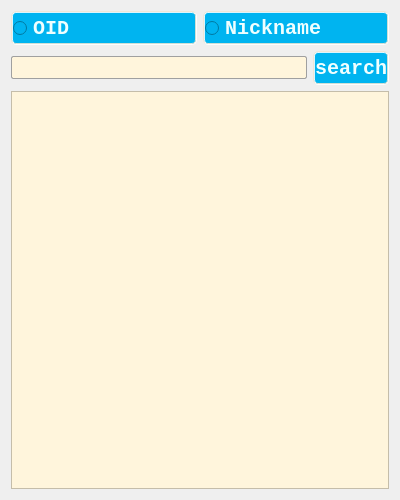
<?xml version="1.0" encoding="UTF-8"?>
<ui version="4.0">
 <class>AddFriend</class>
 <widget class="QWidget" name="AddFriend">
  <property name="geometry">
   <rect>
    <x>0</x>
    <y>0</y>
    <width>400</width>
    <height>500</height>
   </rect>
  </property>
  <property name="windowTitle">
   <string>Add friend</string>
  </property>
  <property name="styleSheet">
   <string notr="true">
#login, #MainWindow,#AddFriend
{
    /*背景色，蓝到淡黄渐变*/
    /*渐变色:rgba中最后一值为透明度,0_255&lt;-&gt;完全透明_不透明*/
    background-color: qradialgradient(cx:0.25, cy:0.25, radius:0.75, fx:0.618 fy:0.618,
                                        stop:0 rgba(20,150,220,240),
                                        stop:1 rgba(255,245,220,240));
}

#login
{
    /*宽高*/
    width: 800px;
    height: 500px;
}

#label_picture
{
    /*背景图片，注意格式*/
    border-image:url(:/res/background-images/login1.jpg) 4 4 4 4 strech strech;
    /*为logo采用特殊字体*/
    font-family: Chiller;
    font-size: 80px;
    font-weight:bold;
}


#pushButton_Login
{
    font-family:STXinwei;
    font-size: 24px;
    font-weight:bold;
}


QComboBox
{
    /*背景，淡黄*/
    background: rgb(255,245,220);
    /*边框，蓝绿*/
    border-color: rgb(0,140,180);
    border-style: groove;
    border-radius: 3px;
    border-width: 2px;
    /*前景/字体*/
    color: black;
    font-family: consolas;
    font-size: 24px;
    /*内边距*/
    padding-top: 2px;
    padding-left: 2px;
    /*宽高*/
    height: 30px;
}
/*下拉框格式*/
QComboBox QAbstractItemView
{
    /*背景，淡黄*/
    background: rgb(255,245,220);
    /*前景/字体*/
    color: black;
    font-family: consolas;
    font-size: 24px;
    /*内边距*/
    padding-top: 2px;
    padding-left: 2px;
    /*宽高*/
    height: 30px;
}
/*选中效果*/
QComboBox:on
{
    padding-top: 3px;
    padding-left: 4px;
}
/*下拉箭头容器*/
QComboBox::drop-down
{
    width: 32px;
    height: 32px;
}

/*下拉箭头*/
QComboBox::down-arrow
{
    image: url(:/res/icons/xia_la.png);
}
/*下拉箭头选中效果*/
QComboBox::down-arrow:on
{
    image: url(:/res/icons/shang_la.png);
}

/*确认框*/
QCheckBox
{
    /*前景/字体*/
    color: black;
    font-family: consolas;
    font-size: 24px;
    /*内边距*/
    padding-left:5px;
}

QCheckBox::indicator{/*选择框尺寸*/
    background-color: rgba(255, 255, 255, 0);
    border: 0px solid #b1b1b1;
        width: 30px;
        height: 30px;
}

QCheckBox::indicator:unchecked
{
    image: url(:/res/icons/kaiguan_guan.png);
}

QCheckBox::indicator:checked
{
    image: url(:/res/icons/kaiguan_kai.png);
}


/*按钮*/
QPushButton,QRadioButton
{
    /*背景，偏深蓝*/
    background-color: rgb(0,180,240);
    /*边框,淡黄*/
    border-color: rgba(240,230,210,220);
    border-radius: 5px;
    border-style: groove;
    border-width: 2px;
    /*前景/字体，淡蓝*/
    color: rgb(240,255,255);
    font-family: consolas;
    font-size: 20px;
    font-weight:bold;
    /*内边距*/
    /*宽高*/
    height:30px;
}

/*悬停时，背景变为淡蓝色，字体变为白色*/
QRadioButton:hover,QPushButton:hover
{
    background-color: rgb(100,180,250);
    color: white;
}

/*按下时，背景变为蓝绿色，显示边框效果*/
QPushButton:pressed,QRadioButton:pressed
{
    /*背景*/
    background-color: rgb(0,140,180);
    /*边框*/
    border-style: inset;
    /*前景/字体*/
    color: white;
    /*内边距*/
    padding-left:2px;
    padding-top:2px;
}


QLabel
{
    font-family: consolas;
    font-size: 24px;
    font-weight:bold;
    /*设置QLabel字体为居中*/
    qproperty-alignment:AlignCenter;
}


QTableWidget
{
    /*背景，淡黄*/
    background: rgb(255,245,220);
    /*选中背景，蓝色*/
    selection-background-color: rgb(10, 140, 220);
    /*边框，蓝绿*/
    border-color: rgb(0,140,180);
    border-style: groove;
    border-radius: 3px;
    border-width: 2px;
    /*前景/字体*/
    color: black;
    font-family: consolas;
    font-size: 24px;
    /*宽高*/
    height: 30px;
}

QPlainTextEdit, QListWidget, QLineEdit, QTreeWidget
{
    /*背景，淡黄*/
    background: rgb(255,245,220);
    /*选中背景，蓝色*/
    selection-background-color: rgb(10, 140, 220);
    selection-color: white;
    /*无边框*/

    /*前景/字体*/
    color: black;
    font-family: consolas;
    font-size: 16px;
}

QTreeWidget::item
{
    /*背景，淡黄*/
    background: rgb(255,245,220);
    /*选中背景，蓝色*/
    selection-background-color: rgb(10, 140, 220);
    selection-color: rgb(10, 140, 220);
    /*无边框*/

    /*前景/字体*/
    color: black;
    font-family: consolas;
    font-size: 16px;
}

QPlainTextEdit, QLineEdit
{
    /*窄边框，灰色*/
    border-color: rgb(160, 160, 160);
    border-style: solid;
    border-radius: 2px;
    border-width: 1px;
}
</string>
  </property>
  <layout class="QVBoxLayout" name="verticalLayout">
   <item>
    <layout class="QHBoxLayout" name="horizontalLayout">
     <item>
      <widget class="QRadioButton" name="radioButton_ID">
       <property name="text">
        <string>OID</string>
       </property>
      </widget>
     </item>
     <item>
      <widget class="QRadioButton" name="radioButton_name">
       <property name="text">
        <string>Nickname</string>
       </property>
      </widget>
     </item>
    </layout>
   </item>
   <item>
    <layout class="QHBoxLayout" name="horizontalLayout_2">
     <item>
      <widget class="QLineEdit" name="lineEdit_input"/>
     </item>
     <item>
      <widget class="QPushButton" name="pushButton_search">
       <property name="text">
        <string>search</string>
       </property>
      </widget>
     </item>
    </layout>
   </item>
   <item>
    <widget class="QListWidget" name="listWidget"/>
   </item>
  </layout>
 </widget>
 <resources/>
 <connections/>
</ui>
